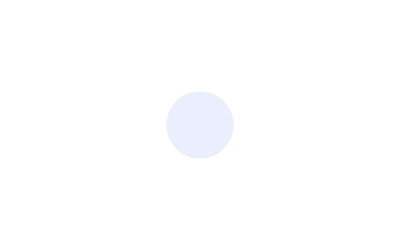
Frame 1 (no input)
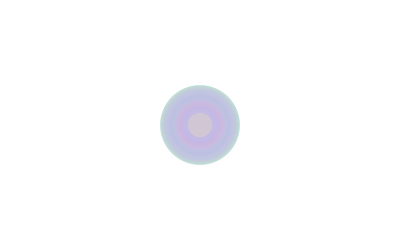
Frame 60 (the mouse pressed at the canvas centre just before this capture)
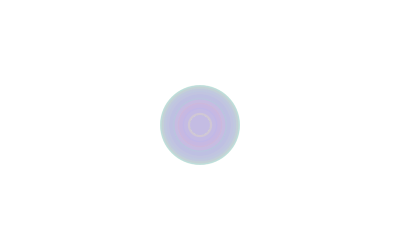
Frame 120 (the mouse held since frame 60 and released just before this capture)

The Processing sketch that drew these frames (run headless with seeded random() and noise(); from frame 60 on, the mouse is pressed at the canvas centre):

// Processing sketch: processing_87989
// ── processing_87989.pde

int counter;

void setup() {  //setup function called initially, only once
  size(400, 250);
  background(255);  //set background white
  colorMode(HSB);   //set colors to Hue, Saturation, Brightness mode
  counter = 0;
}

void draw() {  //draw function loops 
  counter++;
  noStroke();
  fill(random(255),100,255,50);
  
  if(mousePressed == true) { //add some interaction
    ellipse(mouseX, mouseY, 20, 20);
  }
  else {
    ellipse(width/2, height/2, 80*sin(counter), 80*sin(counter));
  }
}
